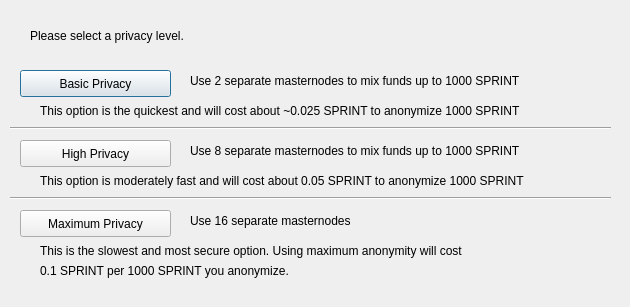
<?xml version="1.0" encoding="UTF-8"?>
<ui version="4.0">
 <class>DarksendConfig</class>
 <widget class="QDialog" name="DarksendConfig">
  <property name="geometry">
   <rect>
    <x>0</x>
    <y>0</y>
    <width>630</width>
    <height>307</height>
   </rect>
  </property>
  <property name="windowTitle">
   <string>Configure PrivateSend</string>
  </property>
  <widget class="QPushButton" name="buttonBasic">
   <property name="geometry">
    <rect>
     <x>20</x>
     <y>70</y>
     <width>151</width>
     <height>27</height>
    </rect>
   </property>
   <property name="text">
    <string>Basic Privacy</string>
   </property>
  </widget>
  <widget class="QPushButton" name="buttonHigh">
   <property name="geometry">
    <rect>
     <x>20</x>
     <y>140</y>
     <width>151</width>
     <height>27</height>
    </rect>
   </property>
   <property name="text">
    <string>High Privacy</string>
   </property>
  </widget>
  <widget class="QPushButton" name="buttonMax">
   <property name="geometry">
    <rect>
     <x>20</x>
     <y>210</y>
     <width>151</width>
     <height>27</height>
    </rect>
   </property>
   <property name="text">
    <string>Maximum Privacy</string>
   </property>
  </widget>
  <widget class="QLabel" name="label">
   <property name="geometry">
    <rect>
     <x>30</x>
     <y>20</y>
     <width>571</width>
     <height>31</height>
    </rect>
   </property>
   <property name="text">
    <string>Please select a privacy level.</string>
   </property>
  </widget>
  <widget class="QLabel" name="label_2">
   <property name="geometry">
    <rect>
     <x>190</x>
     <y>70</y>
     <width>421</width>
     <height>21</height>
    </rect>
   </property>
   <property name="text">
    <string>Use 2 separate masternodes to mix funds up to 1000 SPRINT</string>
   </property>
  </widget>
  <widget class="QLabel" name="label_3">
   <property name="geometry">
    <rect>
     <x>190</x>
     <y>140</y>
     <width>411</width>
     <height>21</height>
    </rect>
   </property>
   <property name="text">
    <string>Use 8 separate masternodes to mix funds up to 1000 SPRINT</string>
   </property>
  </widget>
  <widget class="QLabel" name="label_4">
   <property name="geometry">
    <rect>
     <x>190</x>
     <y>210</y>
     <width>421</width>
     <height>21</height>
    </rect>
   </property>
   <property name="text">
    <string>Use 16 separate masternodes</string>
   </property>
  </widget>
  <widget class="QLabel" name="label_6">
   <property name="geometry">
    <rect>
     <x>40</x>
     <y>100</y>
     <width>561</width>
     <height>21</height>
    </rect>
   </property>
   <property name="text">
    <string>This option is the quickest and will cost about ~0.025 SPRINT to anonymize 1000 SPRINT</string>
   </property>
  </widget>
  <widget class="QLabel" name="label_7">
   <property name="geometry">
    <rect>
     <x>40</x>
     <y>170</y>
     <width>561</width>
     <height>21</height>
    </rect>
   </property>
   <property name="text">
    <string>This option is moderately fast and will cost about 0.05 SPRINT to anonymize 1000 SPRINT</string>
   </property>
  </widget>
  <widget class="QLabel" name="label_8">
   <property name="geometry">
    <rect>
     <x>40</x>
     <y>240</y>
     <width>561</width>
     <height>21</height>
    </rect>
   </property>
   <property name="text">
    <string>This is the slowest and most secure option. Using maximum anonymity will cost</string>
   </property>
  </widget>
  <widget class="QLabel" name="label_9">
   <property name="geometry">
    <rect>
     <x>40</x>
     <y>260</y>
     <width>561</width>
     <height>21</height>
    </rect>
   </property>
   <property name="text">
    <string>0.1 SPRINT per 1000 SPRINT you anonymize.</string>
   </property>
  </widget>
  <widget class="Line" name="line">
   <property name="geometry">
    <rect>
     <x>10</x>
     <y>120</y>
     <width>601</width>
     <height>16</height>
    </rect>
   </property>
   <property name="orientation">
    <enum>Qt::Horizontal</enum>
   </property>
  </widget>
  <widget class="Line" name="line_2">
   <property name="geometry">
    <rect>
     <x>10</x>
     <y>190</y>
     <width>601</width>
     <height>16</height>
    </rect>
   </property>
   <property name="orientation">
    <enum>Qt::Horizontal</enum>
   </property>
  </widget>
 </widget>
 <resources/>
 <connections/>
</ui>
